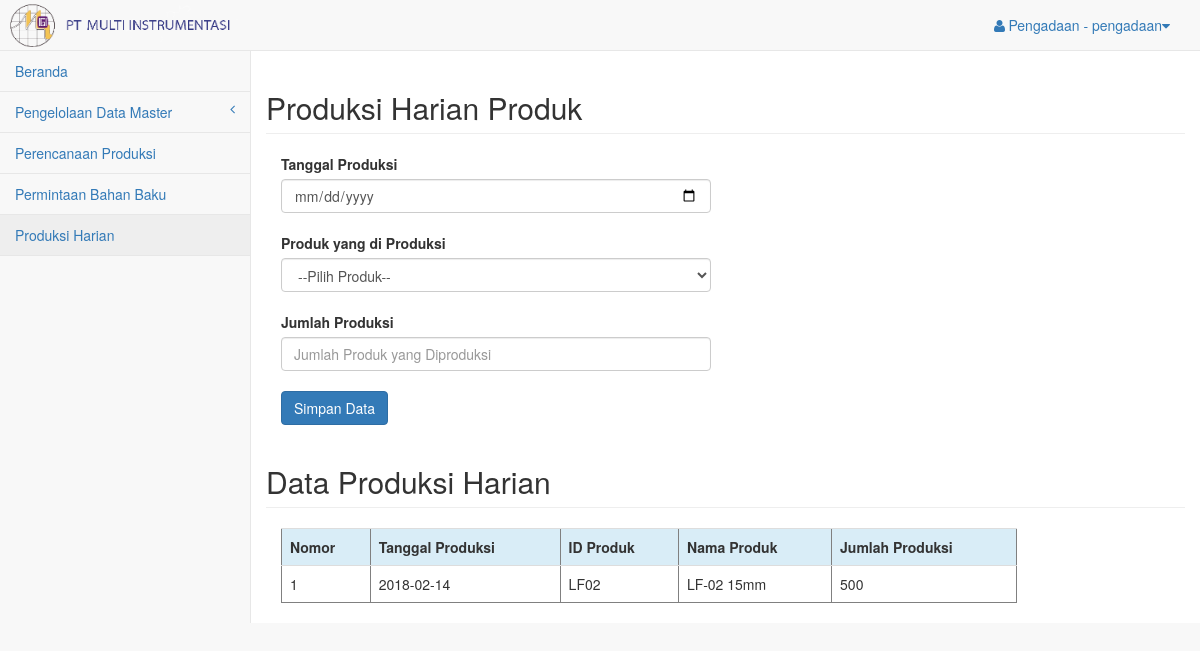
/pages/produksi/index.php?page=produksi_harian (signed in), run on the app's committed database.
### tables this page shows
CREATE TABLE `produksi` (
  `id_produksi` int(10) NOT NULL,
  `id_produk` varchar(4) DEFAULT NULL,
  `tanggal` date DEFAULT NULL,
  `jumlah` int(10) DEFAULT NULL
);

CREATE TABLE `produk` (
  `id_produk` varchar(4) NOT NULL,
  `nama_produk` varchar(20) DEFAULT NULL,
  `harga` int(11) NOT NULL,
  `jumlah` int(11) NOT NULL
);

### pages/produksi/produksi_harian.php (the view, shortened to what this page needs)
<?php
    include 'koneksi.php';
?>
<!DOCTYPE html>
<html>
    <head>
    </head>
    <body>
        <div class="row">
            <h2 class="page-header">Produksi Harian Produk</h2>
            <div class="col-md-6">
                <form class="" action="produksi_harian_aksi.php" method="post">
                    <label>Tanggal Produksi</label>
                    <input type="date" class="form-control" name="tanggal_produksi" value="tanggal_produksi"><br>
                    <label>Produk yang di Produksi</label>
                    <select name="id_produk" class="form-control" id="id_produk">
                      <option value="" disabled="disabled" selected="selected">--Pilih Produk--</option>
                    </select><br>
                    <label>Jumlah Produksi</label><br>
                    <input type="number" class="form-control" name="jumlah_produksi" placeholder="Jumlah Produk yang Diproduksi"><br>
                    <input type="submit" class="btn btn-primary" name="submit" value="Simpan Data">
                </form>
            </div>
        </div>
        <?php
            $query_produksi = "SELECT produk.id_produk id_produk,
            produksi.tanggal tanggal_produksi,
            produksi.jumlah jumlah_produksi,
            produk.nama_produk nama_produk
            FROM produk JOIN produksi ON produk.id_produk = produksi.id_produk
            ORDER BY tanggal_produksi ASC
            ;";
            $sql_produksi = mysqli_query($koneksi,$query_produksi) or die(mysqli_error());
        ?>
        <div class="row">
            <h2 class="page-header">Data Produksi Harian</h2>
            <div class="col-md-10">
                <table border="1" class="table">
                    <tr class="info">
                        <th>Nomor</th>
                        <th>Tanggal Produksi</th>
                        <th>ID Produk</th>
                        <th>Nama Produk</th>
                        <th>Jumlah Produksi</th>
                    </tr>
                    <?php
                    $nomor = 1;
                    while ($data_produksi = mysqli_fetch_array($sql_produksi)) {
                    ?>
                    <tr>
                        <td><?php echo $nomor++; ?></td>
                        <td><?php echo $data_produksi['tanggal_produksi']; ?></td>
                        <td><?php echo $data_produksi['id_produk']; ?></td>
                        <td><?php echo $data_produksi['nama_produk']; ?></td>
                        <td><?php echo $data_produksi['jumlah_produksi']; ?></td>
                    </tr>
                    <?php
                    }
                    ?>
                </table>
            </div>
        </div>
    </body>
</html>

### data on the page
produksi: tanggal "2018-02-14", id_produk.id_produk "LF02", id_produk.nama_produk "LF-02 15mm", jumlah "500"

### other printed values
$hak_akses "Pengadaan"
$username "pengadaan"
